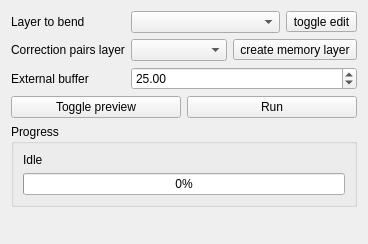
<?xml version="1.0" encoding="UTF-8"?>
<ui version="4.0">
 <class>Form</class>
 <widget class="QWidget" name="Form">
  <property name="geometry">
   <rect>
    <x>0</x>
    <y>0</y>
    <width>368</width>
    <height>244</height>
   </rect>
  </property>
  <property name="sizePolicy">
   <sizepolicy hsizetype="Minimum" vsizetype="Maximum">
    <horstretch>0</horstretch>
    <verstretch>0</verstretch>
   </sizepolicy>
  </property>
  <property name="windowTitle">
   <string>VectorBender</string>
  </property>
  <layout class="QFormLayout" name="formLayout">
   <property name="fieldGrowthPolicy">
    <enum>QFormLayout::AllNonFixedFieldsGrow</enum>
   </property>
   <item row="0" column="0">
    <widget class="QLabel" name="label_2">
     <property name="sizePolicy">
      <sizepolicy hsizetype="Expanding" vsizetype="Preferred">
       <horstretch>0</horstretch>
       <verstretch>0</verstretch>
      </sizepolicy>
     </property>
     <property name="text">
      <string>Layer to bend</string>
     </property>
     <property name="alignment">
      <set>Qt::AlignLeading|Qt::AlignLeft|Qt::AlignVCenter</set>
     </property>
    </widget>
   </item>
   <item row="0" column="1">
    <layout class="QHBoxLayout" name="horizontalLayout_3">
     <item>
      <widget class="QComboBox" name="layerToBendComboBox"/>
     </item>
     <item>
      <widget class="QToolButton" name="toggleEditModeButton">
       <property name="text">
        <string>toggle edit</string>
       </property>
       <property name="icon">
        <iconset>
         <normaloff>resources/mIconEditable.png</normaloff>resources/mIconEditable.png</iconset>
       </property>
       <property name="checkable">
        <bool>true</bool>
       </property>
      </widget>
     </item>
    </layout>
   </item>
   <item row="1" column="0">
    <widget class="QLabel" name="label">
     <property name="sizePolicy">
      <sizepolicy hsizetype="Expanding" vsizetype="Preferred">
       <horstretch>0</horstretch>
       <verstretch>0</verstretch>
      </sizepolicy>
     </property>
     <property name="text">
      <string>Correction pairs layer</string>
     </property>
     <property name="alignment">
      <set>Qt::AlignLeading|Qt::AlignLeft|Qt::AlignVCenter</set>
     </property>
    </widget>
   </item>
   <item row="1" column="1">
    <layout class="QHBoxLayout" name="horizontalLayout_2">
     <item>
      <widget class="QComboBox" name="pairsLayerComboBox"/>
     </item>
     <item>
      <widget class="QToolButton" name="createMemoryLayerButton">
       <property name="text">
        <string>create memory layer</string>
       </property>
       <property name="icon">
        <iconset>
         <normaloff>resources/mActionCaptureLine.png</normaloff>resources/mActionCaptureLine.png</iconset>
       </property>
      </widget>
     </item>
    </layout>
   </item>
   <item row="2" column="0">
    <widget class="QLabel" name="label_3">
     <property name="sizePolicy">
      <sizepolicy hsizetype="Expanding" vsizetype="Preferred">
       <horstretch>0</horstretch>
       <verstretch>0</verstretch>
      </sizepolicy>
     </property>
     <property name="text">
      <string>External buffer</string>
     </property>
     <property name="alignment">
      <set>Qt::AlignLeading|Qt::AlignLeft|Qt::AlignVCenter</set>
     </property>
    </widget>
   </item>
   <item row="2" column="1">
    <widget class="QDoubleSpinBox" name="bufferSpinBox">
     <property name="maximum">
      <double>999999999.990000009536743</double>
     </property>
     <property name="value">
      <double>25.000000000000000</double>
     </property>
    </widget>
   </item>
   <item row="3" column="0" colspan="2">
    <layout class="QHBoxLayout" name="horizontalLayout">
     <item>
      <widget class="QPushButton" name="previewButton">
       <property name="text">
        <string>Toggle preview</string>
       </property>
      </widget>
     </item>
     <item>
      <widget class="QPushButton" name="runButton">
       <property name="text">
        <string>Run</string>
       </property>
      </widget>
     </item>
    </layout>
   </item>
   <item row="4" column="0" colspan="2">
    <widget class="QGroupBox" name="groupBox">
     <property name="title">
      <string>Progress</string>
     </property>
     <layout class="QVBoxLayout" name="verticalLayout">
      <item>
       <widget class="QLabel" name="statusLabel">
        <property name="text">
         <string>Idle</string>
        </property>
       </widget>
      </item>
      <item>
       <widget class="QProgressBar" name="progressBar">
        <property name="enabled">
         <bool>true</bool>
        </property>
        <property name="value">
         <number>0</number>
        </property>
       </widget>
      </item>
     </layout>
    </widget>
   </item>
   <item row="5" column="0" colspan="2">
    <spacer name="verticalSpacer">
     <property name="orientation">
      <enum>Qt::Vertical</enum>
     </property>
     <property name="sizeHint" stdset="0">
      <size>
       <width>0</width>
       <height>0</height>
      </size>
     </property>
    </spacer>
   </item>
  </layout>
 </widget>
 <resources/>
 <connections/>
</ui>
